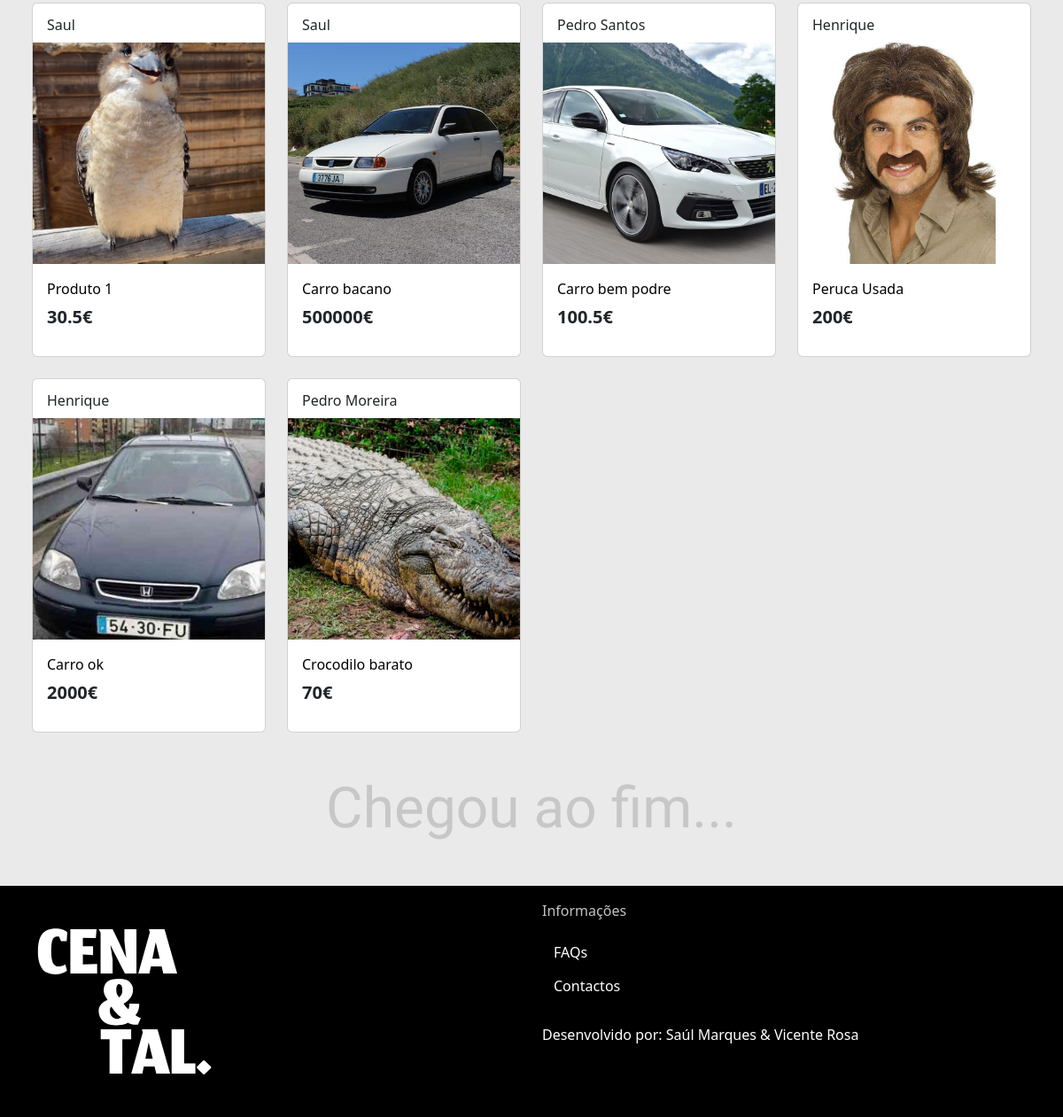
Before: / (lower part) with the older database file.
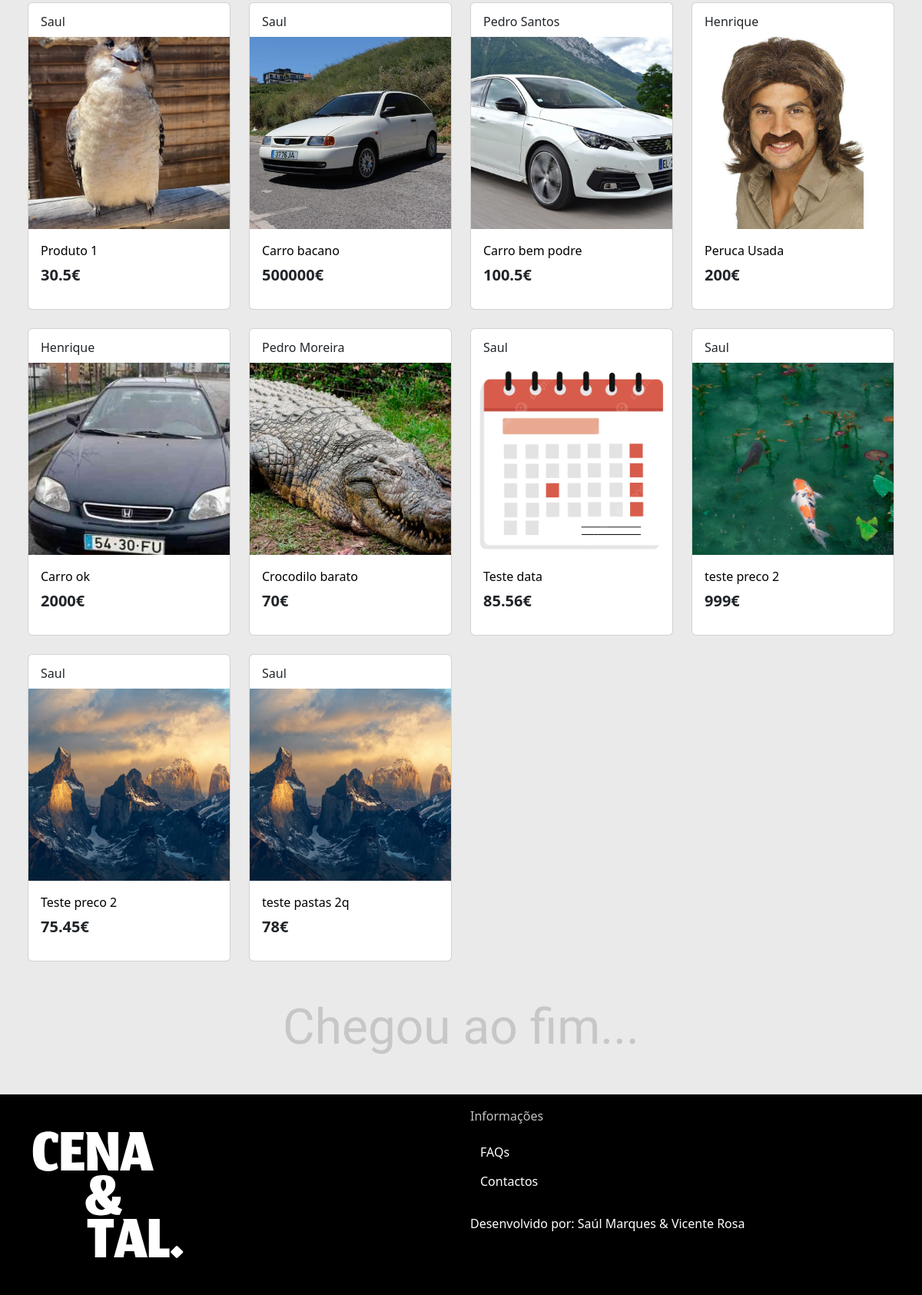
After: the same page with the newer database file.
### tables this page shows
CREATE TABLE `produto` (
  `id` int(11) NOT NULL,
  `user_id` int(11) NOT NULL,
  `titulo` varchar(30) NOT NULL,
  `descricao` text NOT NULL,
  `preco` float NOT NULL,
  `imagem` varchar(80) DEFAULT NULL,
  `adicionado_a` date NOT NULL DEFAULT current_timestamp(),
  `visivel` tinyint(1) DEFAULT 1
);

CREATE TABLE `users` (
  `id` int(11) NOT NULL,
  `username` varchar(30) NOT NULL,
  `password` varchar(78) NOT NULL,
  `email` varchar(30) NOT NULL,
  `imagem` varchar(255) DEFAULT 'imgs/icons/account_circle.svg',
  `localidade` varchar(255) DEFAULT NULL,
  `cidade` varchar(150) DEFAULT NULL,
  `cp` varchar(7) DEFAULT NULL,
  `telemovel` int(16) DEFAULT NULL,
  `biografia` text DEFAULT NULL,
  `data` date NOT NULL DEFAULT current_timestamp()
);

### index.php (the view, shortened to what this page needs)
<?php
include 'includes/db.php';
$sql = "SELECT produto.*, produto_imagens.image_path, users.username
        FROM produto
        LEFT JOIN produto_imagens ON produto.id = produto_imagens.produto_id
        LEFT JOIN users ON produto.user_id = users.id
        GROUP BY produto.id
        ORDER BY MIN(produto_imagens.id)";
$result = $conn->query($sql);
?>
<!DOCTYPE html>
<html lang="en">
<head>
    <link rel="stylesheet" href="css/bootstrap.min.css">
    <link rel="stylesheet" href="css/fonts/customfonts.css">
</head>
<body style="background-color: #EAEAEA;">
  <div class="container-fluid mt-5 mb-5 ">
    <div class=" container-fluid mt-5 mb-5 row row-cols-xxl-5 row-cols-xl-4 row-cols-md-3 row-cols-sm-2 row-cols-1 gy-4 mx-auto">
    <?php while($row = $result->fetch_assoc()): ?>
      <div class="col me-0">
        <div class="card rounded-2" style="width: 100%; height: 400px; background-color: white;">
          <a href="pagina_utilizador_guest.php?user_id=<?php echo htmlspecialchars($row['user_id']); ?>" class="card-header border-0 bg-transparent mt-1" style="text-decoration: none">
              <?php echo htmlspecialchars($row['username']); ?>
          </a>
          <a href="pagina_produto.php?id=<?php echo htmlspecialchars($row['id']); ?>" class="text-decoration-none">
            <div class="container p-0" style="width: 100%; height: 250px; background-color: white;">
              <img src="<?php echo htmlspecialchars($row['image_path']); ?>" class="img-fluid" alt="Product Image" style="width: 100%; height: 100%; object-fit:cover;">
            </div>
          </a>
          <div class="card-body">
            <a href="pagina_produto.php?id=<?php echo htmlspecialchars($row['id']); ?>" class="text-decoration-none " style="color: #000000">
              <div class="card-title"><?php echo htmlspecialchars($row['titulo']); ?></div>
            </a>
            <div class="card-text"><h5 class="fw-bold"><?php echo htmlspecialchars($row['preco']); ?>€</h5></div>
          </div>
        </div>
      </div>
      <?php endwhile; ?>
    </div>
</div>
<h1 class="text-center mt-5 mb-5 jomhuria-regular fs-custom" style="color: rgba(150, 150, 150, 0.425);">Chegou ao fim...</h2>
    <footer style="background-color: black; color: white;">
      <div class="container">
        <div class="row row-cols-2">
          <div class="col">
            <img src="imgs/logo.svg" class="mt-5 mb-5" alt="">
          </div>
          <div class="col">
            <p class="mt-3" style="color: #c4c4c4;"> Informações</p>
            <a class="btn" style="color: #ffffff;" href="faqs.html"> FAQs</a>
            <br>
            <a class="btn" style="color: #ffffff;" href="contactos.php"> Contactos</a>
            <br>
            <br>
            <p> Desenvolvido por: Saúl Marques & Vicente Rosa</p>
          </div>
        </div>
      </div>
    </footer>
</body>
</html>

Changed rows visible on the page:
added produto: user.username "Saul", shows a picture, titulo "Teste data", preco "85.56"
added produto: user.username "Saul", shows a picture, titulo "teste preco 2", preco "999"
added produto: user.username "Saul", titulo "Teste preco 2", preco "75.45"
added produto: user.username "Saul", titulo "teste pastas 2q", preco "78"
